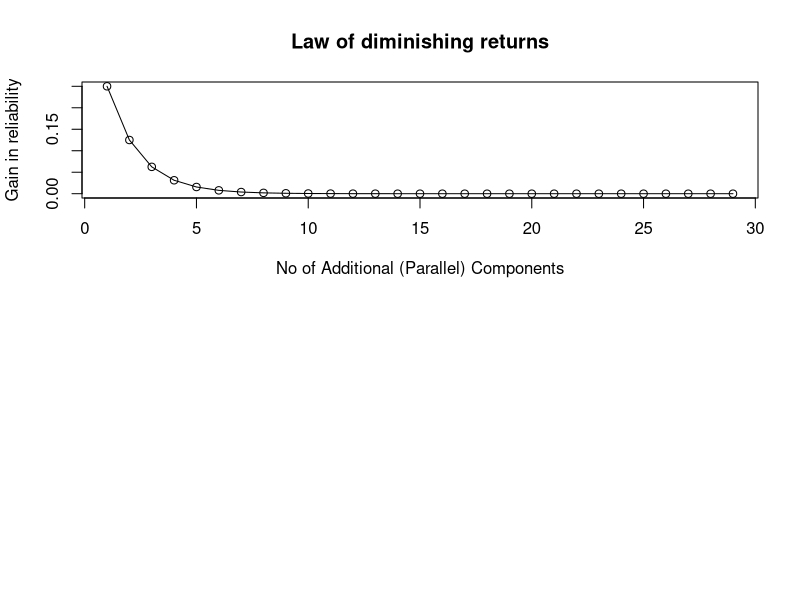

Source code (R):
# "Law of diminishing returns"
# a parallel system with 30 components where
# each component has a reliability of 0.50

# parallel = 1-(1-p)^k

#a <- 1 - .5^30
#b <- .5^30

par(mfrow=c(2,1))

k <- 1:30  # simulating 1 to 30 additional components
p1 <- .5   # reliability of single component
diffs <- 0 # differences in probabilities for increasing components
probs <- 1-(1-p1)^k # calculating probabilities of each additional component (for k from 1 to 30)

for(i in 2:30)
  diffs[i-1] <- probs[i] - probs[i-1]

plot(diffs, type='o', main='Law of diminishing returns', xlab='No of Additional (Parallel) Components', ylab='Gain in reliability')

par(mfrow=c(1,1))
